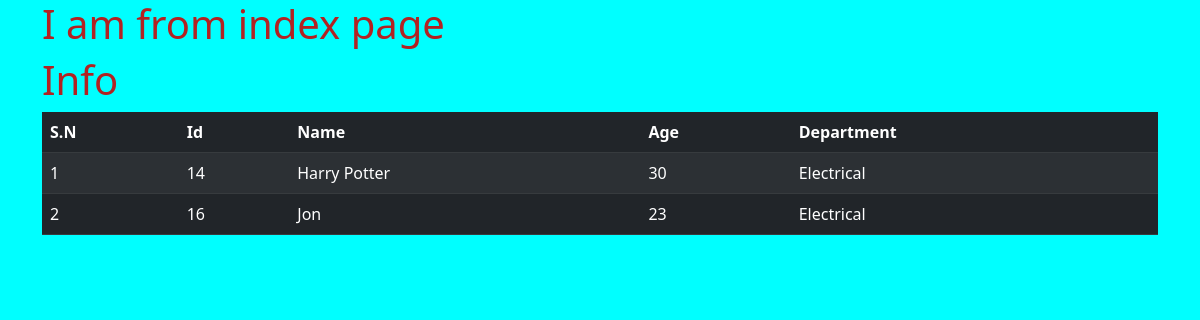
The app's page /index/, older data.
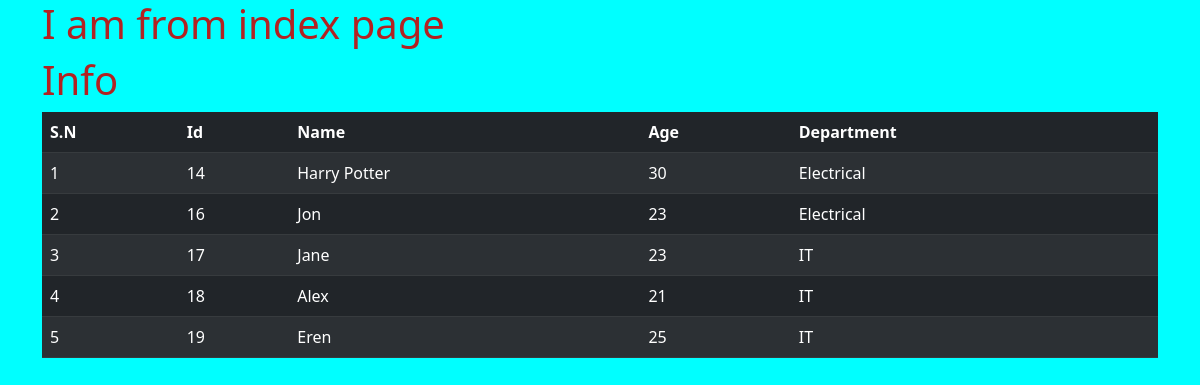
The same page, newer data.
### myapp/models.py (models this page shows, shortened)
class Student(models.Model):
    name = models.CharField(max_length=50)
    profile_picture = models.FileField(upload_to="profile_pictures", null=True, blank=True)
    age = models.IntegerField()
    department = models.CharField(max_length=20)
    classroom = models.ForeignKey(ClassRoom, on_delete=models.CASCADE,
                                  related_name='classroom_students', null=True, blank=True)

### myapp/views.py (the view)
# urls.py: path('index/', index),
def index(request):
    context = {"students": Student.objects.all(), "title": "Student"}
    return render(request, template_name="myapp/index.html", context=context)

### myapp/templates/myapp/index.html (shortened to what this page needs)
<!DOCTYPE html>
<html lang="en">
<head>
    <link href="https://cdn.jsdelivr.net/npm/bootstrap@5.3.0/dist/css/bootstrap.min.css" rel="stylesheet"
>
</head>
<body>
<div class="container">
    <h1>I am from index page</h1>
    <h1>Info</h1>
    <table class="table table-dark table-striped">
        <thead>
        <tr>
            <th scope="col">S.N</th>
            <th scope="col">Id</th>
            <th scope="col">Name</th>
            <th scope="col">Age</th>
            <th scope="col">Department</th>
        </tr>
        </thead>
        <tbody>
        {% for student in students %}
        <tr>
            <td>{{ forloop.counter }}</td>
            <td>{{ student.id }}</td>
            <td>{{ student.name }}</td>
            <td>{{ student.age }}</td>
            <td>{{ student.department }}</td>
        </tr>
        {% endfor %}
        </tbody>
    </table>
</div>
</body>
</html>

Row changes from the older to the newer data that the page shows:
added Student: id "17", name "Jane", age "23", department "IT"
added Student: id "18", name "Alex", age "21", department "IT"
added Student: id "19", name "Eren", age "25", department "IT"
